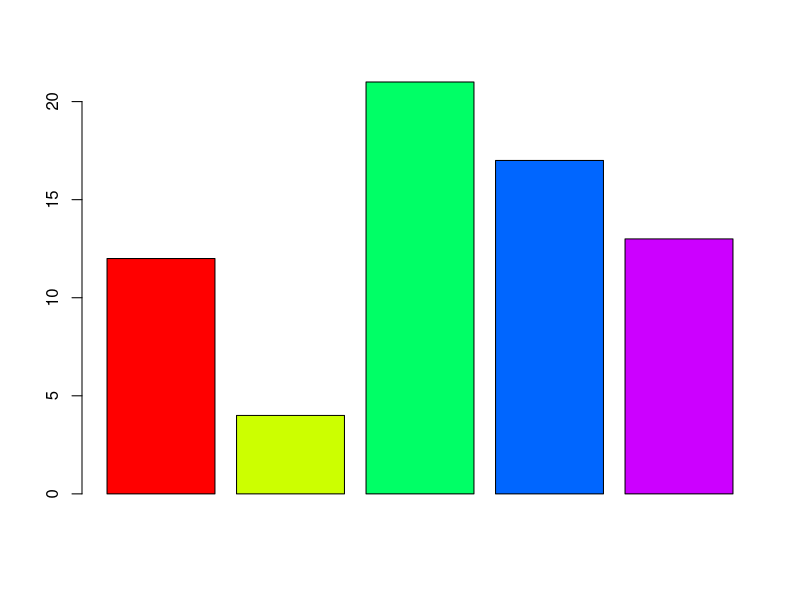
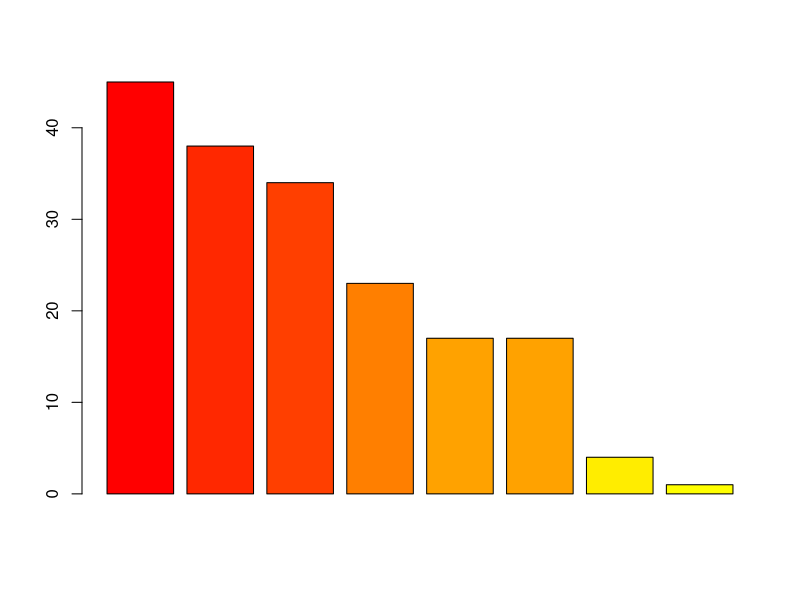
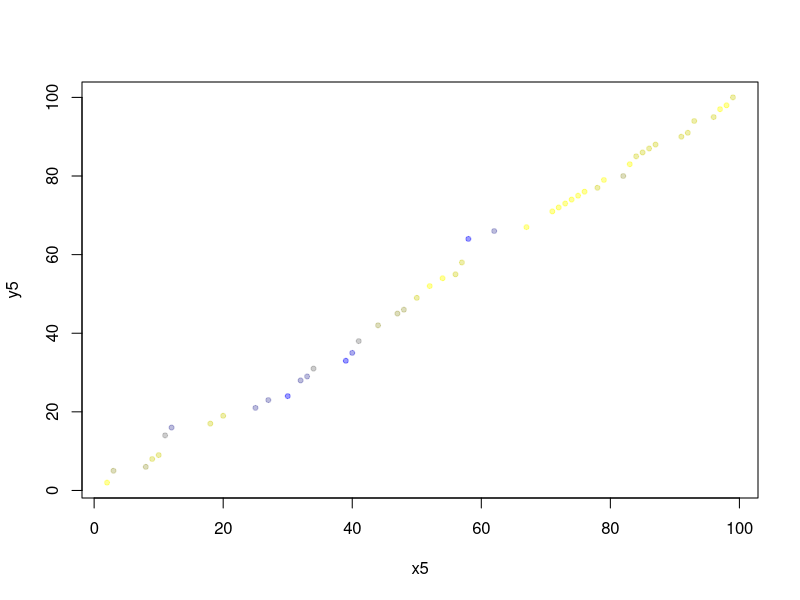
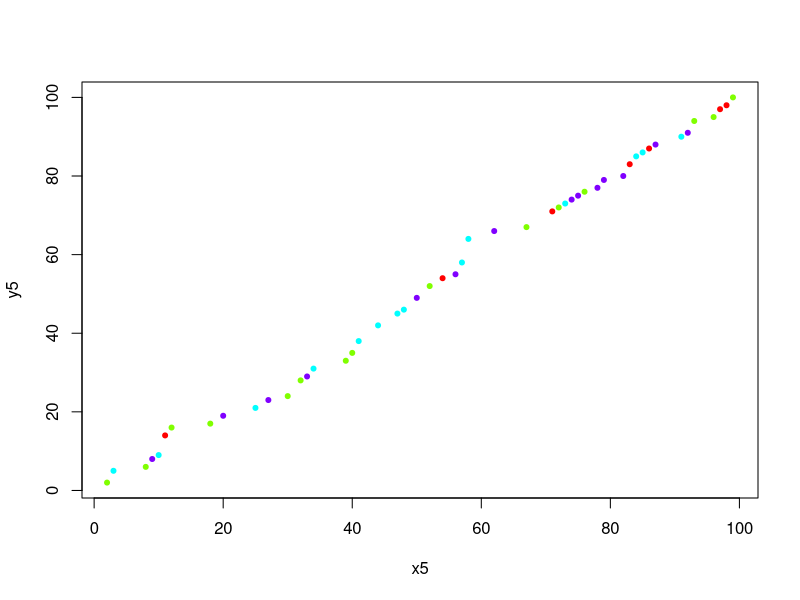
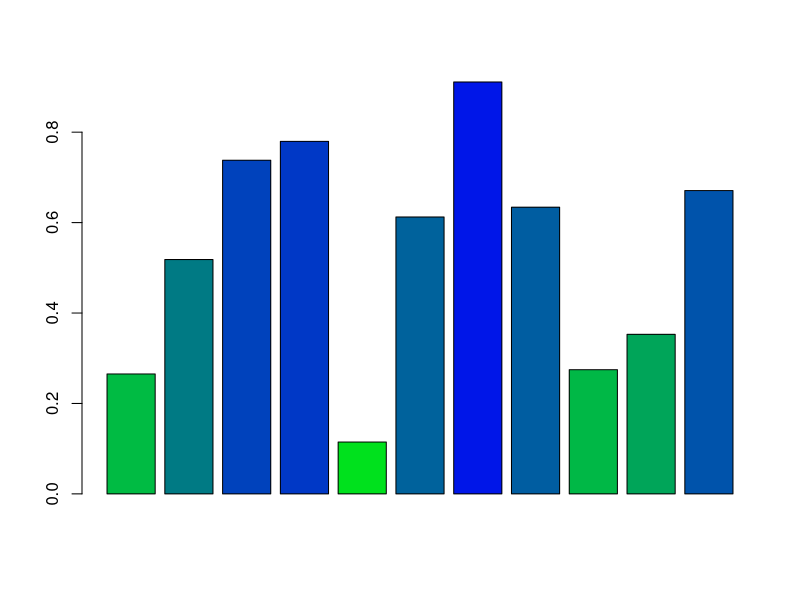
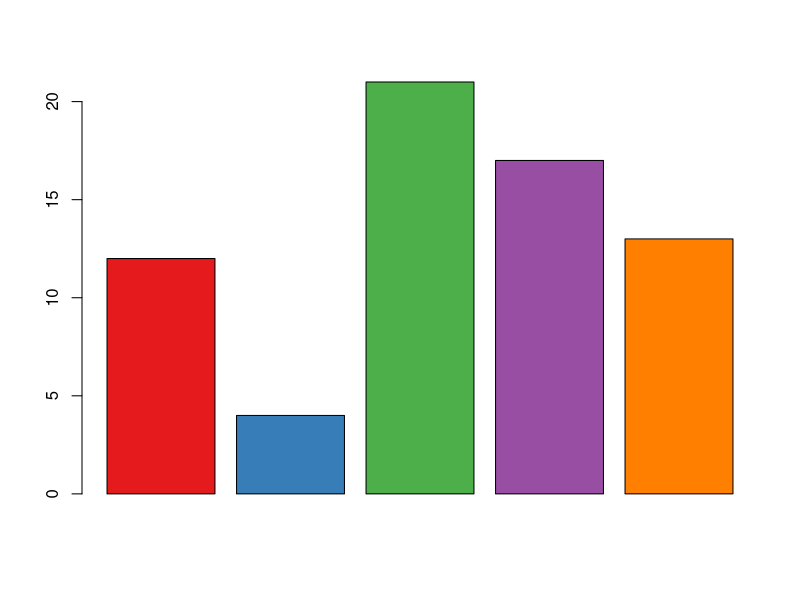
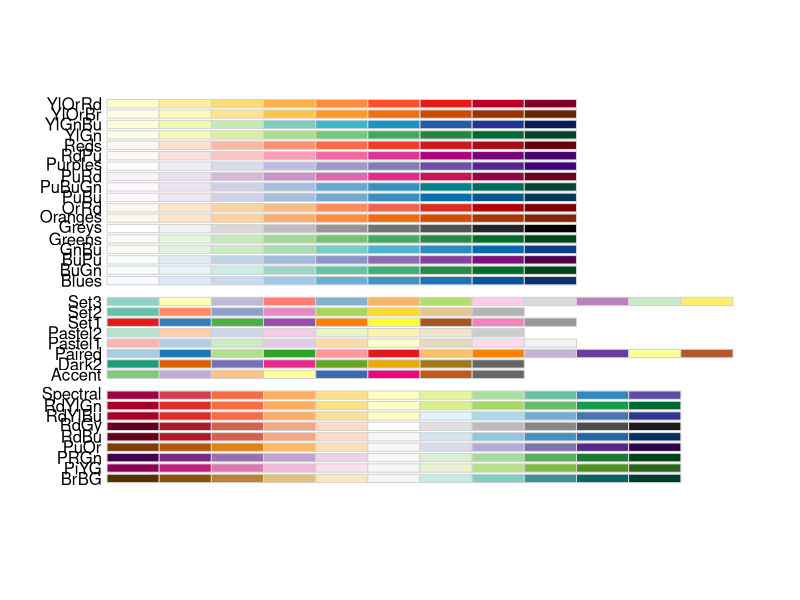
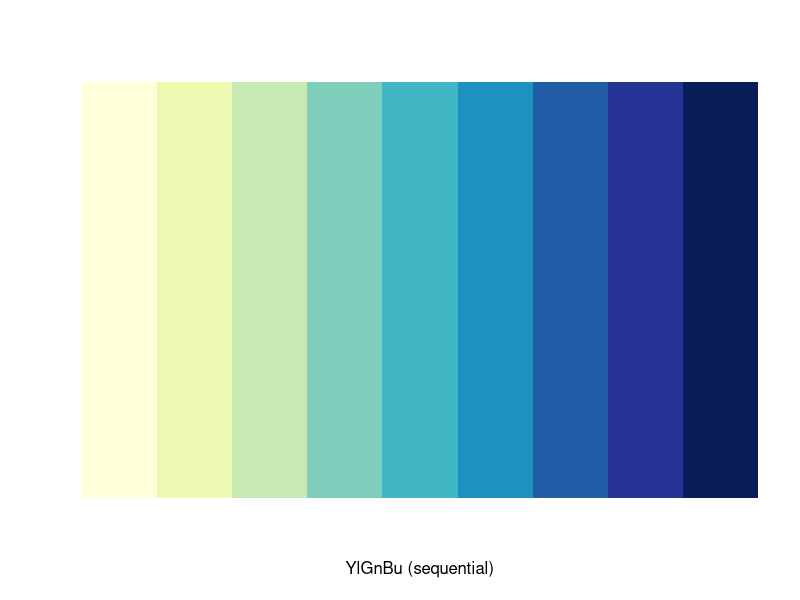

R code for these plots, in order:
x = c(12, 4, 21, 17, 13)
barplot(x, col = rainbow(5))
#similar to excel conditional formatting (bar plot)
x2 <-  sample(1:50, 8, replace=TRUE)
x22 <- sort(x2, dec = TRUE)
x22norm <- (x22-min(x22))/(max(x22)-min(x22))
pal <- colorRamp(c("yellow", "red"))
barplot(x22, col = rgb(pal(x22norm), max = 255))

#similar to excel conditional formatting (scatter plot)
x5 <- sort(sample(1:100, 50, replace=FALSE), decreasing = FALSE)
y5 <- sort(sample(1:100, 50, replace=FALSE), decreasing = FALSE)
z5 <- abs(x5 - y5)
z5norm <- (z5-min(z5))/(max(z5)-min(z5))
pal <- colorRamp(c("yellow", "blue"))
plot(x5,y5, pch = 20, col = rgb(pal(z5norm), alpha = 100, max = 255))

#plot, color based on attribute z
set.seed(100)
z <- sample(1:4, 50, TRUE)
x <- rnorm(100)
y <- rnorm(100)
plot(x5,y5, pch = 20, col = rainbow(4)[z])

x3 <- runif(11, 0, 1)
pal <- colorRamp(c("green", "blue"))
barplot(x3, col = rgb(pal(x3), max = 255))


#colorbrewer
require("RColorBrewer")
x = c(12, 4, 21, 17, 13)
barplot(x, col = brewer.pal(5, "Set1"))
#
display.brewer.all()
#
display.brewer.pal(9,"YlGnBu")
x2 <-  sample(1:50, 7, replace=FALSE)
x22 <- sort(x2, dec = TRUE)
cols <- brewer.pal(9,"YlGnBu")
pal <- colorRampPalette(cols)
barplot(x22, col = pal(7))

x3 <- sort(runif(9, -1, 1), decreasing=FALSE)
cols <- brewer.pal(9,"RdYlGn")
pal <- colorRampPalette(cols)
barplot(x3, col = pal(9))

